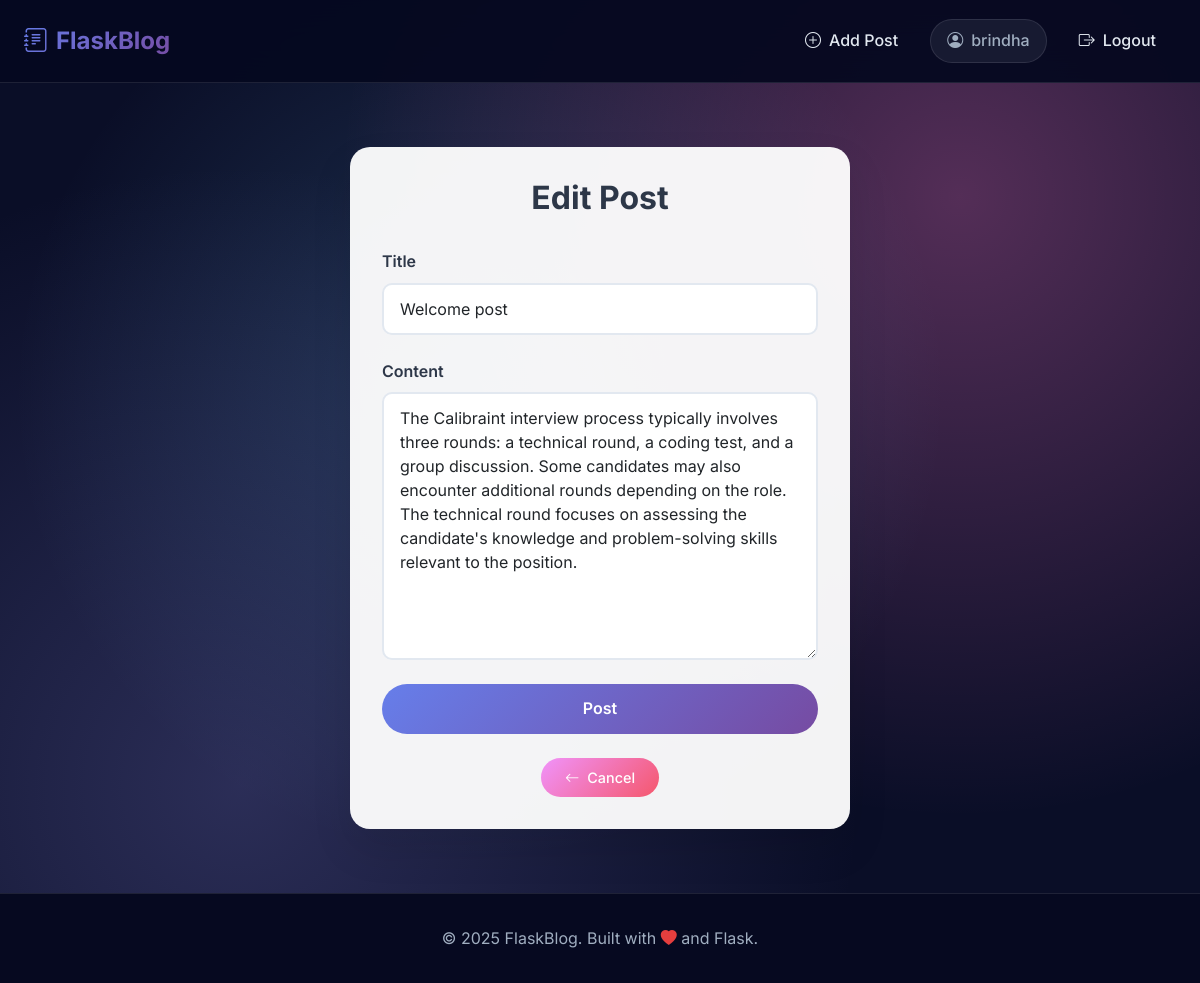
The page /edit_post/1 (signed in) on the database its author committed.
### app.py (models this page shows, shortened)
class User(db.Model):
    id = db.Column(db.Integer, primary_key=True)
    username = db.Column(db.String(80), unique=True, nullable=False)
    email = db.Column(db.String(120), unique=True, nullable=False)
    password_hash = db.Column(db.String(128), nullable=False)
    posts = db.relationship('Post', backref='author', lazy=True)

class Post(db.Model):
    id = db.Column(db.Integer, primary_key=True)
    title = db.Column(db.String(200), nullable=False)
    content = db.Column(db.Text, nullable=False)
    date_posted = db.Column(db.DateTime, default=datetime.utcnow)
    user_id = db.Column(db.Integer, db.ForeignKey('user.id'), nullable=False)

### app.py (the view)
    def decorated_function(*args, **kwargs):
        if 'user_id' not in session:
            flash('Please log in to access this page.', 'warning')
            return redirect(url_for('login'))
        return f(*args, **kwargs)

### app.py
class PostForm(FlaskForm):
    title = StringField('Title', validators=[DataRequired(), Length(max=200)])
    content = TextAreaField('Content', validators=[DataRequired()])
    submit = SubmitField('Post')

### app.py (called while the page is built)
def login_required(f):
    def decorated_function(*args, **kwargs):
        if 'user_id' not in session:
            flash('Please log in to access this page.', 'warning')
            return redirect(url_for('login'))
        return f(*args, **kwargs)
    decorated_function.__name__ = f.__name__
    return decorated_function

def get_current_user():
    if 'user_id' in session:
        return User.query.get(session['user_id'])
    return None

@app.route('/edit_post/<int:post_id>', methods=['GET', 'POST'])
@login_required
def edit_post(post_id):
    post = Post.query.get_or_404(post_id)
    if post.user_id != session['user_id']:
        flash('You can only edit your own posts.', 'error')
        return redirect(url_for('index'))
    form = PostForm()
    if form.validate_on_submit():
        post.title = form.title.data
        post.content = form.content.data
        db.session.commit()
        flash('Your post has been updated!', 'success')
        return redirect(url_for('post', post_id=post.id))
    elif request.method == 'GET':
        form.title.data = post.title
        form.content.data = post.content
    current_user = get_current_user()
    return render_template('create_post.html', form=form, current_user=current_user,
                          title='Edit Post', post=post)

@app.context_processor
def inject_current_user():
    return {'current_user': get_current_user()}

### templates/create_post.html (shortened to what this page needs)
{% extends "base.html" %}
{% block content %}
<div class="container">
  <div class="form-container">
    <h2 class="form-title">{{ title or 'Create New Post' }}</h2>
    <form method="POST">
      <div class="form-group">
        {{ form.title.label(class="form-label") }}
        {{ form.title(class="form-control" + (" is-invalid" if form.title.errors else "")) }}
      </div>
      <div class="form-group">
        {{ form.content.label(class="form-label") }}
        {{ form.content(class="form-control" + (" is-invalid" if form.content.errors else ""), rows="10", placeholder="Share your thoughts...") }}
      </div>
      <div class="form-group">
        {{ form.submit(class="btn-primary") }}
      </div>
    </form>
    <div class="text-center mt-3">
      <a href="{{ url_for('index') }}" class="btn-secondary">
        <i class="bi bi-arrow-left me-2"></i>Cancel
      </a>
    </div>
  </div>
</div>
{% endblock %}

### templates/base.html (shortened to what this page needs)
<!doctype html>
<html lang="en">
<head>
  <link href="https://cdn.jsdelivr.net/npm/bootstrap@5.3.0/dist/css/bootstrap.min.css" rel="stylesheet">
  <link href="https://cdn.jsdelivr.net/npm/bootstrap-icons@1.7.2/font/bootstrap-icons.css" rel="stylesheet">
  <link rel="stylesheet" href="{{ url_for('static', filename='css/style.css') }}">
</head>
<body>
  <nav class="navbar navbar-expand-lg navbar-dark">
    <div class="container-fluid px-4">
      <a class="navbar-brand" href="{{ url_for('index') }}">
        <i class="bi bi-journal-text me-2"></i>FlaskBlog
      </a>
      <div class="collapse navbar-collapse" id="navbarNav">
        <ul class="navbar-nav ms-auto">
          {% if current_user %}
            <li class="nav-item">
              <a class="nav-link" href="{{ url_for('create_post') }}">
                <i class="bi bi-plus-circle me-2"></i>Add Post
              </a>
            </li>
            <li class="nav-item">
              <span class="navbar-text">
                <i class="bi bi-person-circle"></i>{{ current_user.username }}
              </span>
            </li>
            <li class="nav-item">
              <a class="nav-link" href="{{ url_for('logout') }}">
                <i class="bi bi-box-arrow-right me-2"></i>Logout
              </a>
            </li>
          {% endif %}
        </ul>
      </div>
    </div>
  </nav>
  <main>
    {% block content %}{% endblock %}
  </main>
  <footer>
    <div class="container">
      <p class="mb-0">© 2025 FlaskBlog. Built with <i class="bi bi-heart-fill" style="color: #e53e3e;"></i> and Flask.</p>
    </div>
  </footer>
</body>
</html>

### static/css/style.css (style rules this page uses)
:root { --primary-gradient: linear-gradient(135deg, #667eea 0%, #764ba2 100%); --secondary-gradient: linear-gradient(135deg, #f093fb 0%, #f5576c 100%); --accent-gradient: linear-gradient(135deg, #4facfe 0%, #00f2fe 100%); --dark-bg: #0a0e27; --darker-bg: #060920; --card-bg: rgba(255, 255, 255, 0.95); --text-primary: #2d3748; --text-secondary: #718096; --border-color: rgba(255, 255, 255, 0.1); }
* { margin: 0; padding: 0; box-sizing: border-box; }
body { font-family: 'Inter', -apple-system, BlinkMacSystemFont, sans-serif; background: var(--dark-bg); background-image: radial-gradient(circle at 20% 80%, rgba(120, 119, 198, 0.3) 0%, transparent 50%), radial-gradient(circle at 80% 20%, rgba(255, 119, 198, 0.3) 0%, transparent 50%), radial-gradient(circle at 40% 40%, rgba(120, 200, 255, 0.2) 0%, transparent 50%); min-height: 100vh; display: flex; flex-direction: column; line-height: 1.6; }
main { flex: 1; padding: 0; }
.navbar { background: rgba(6, 9, 32, 0.95); backdrop-filter: blur(20px); border-bottom: 1px solid var(--border-color); padding: 1rem 0; position: sticky; top: 0; z-index: 1000; }
.navbar-brand { font-weight: 700; font-size: 1.5rem; background: var(--primary-gradient); -webkit-background-clip: text; -webkit-text-fill-color: transparent; background-clip: text; display: flex; align-items: center; text-decoration: none; }
.navbar-nav { align-items: center; }
.nav-item { margin: 0 0.25rem; }
.nav-link { color: #e2e8f0 !important; font-weight: 500; transition: all 0.3s ease; position: relative; padding: 0.75rem 1rem !important; border-radius: 8px; display: flex; align-items: center; text-decoration: none; }
.nav-link i { font-size: 1rem; }
.navbar-text { color: #a0aec0 !important; font-weight: 500; margin: 0 0.5rem; padding: 0.5rem 1rem; background: rgba(160, 174, 192, 0.1); border-radius: 25px; display: flex; align-items: center; border: 1px solid rgba(255, 255, 255, 0.1); }
.navbar-text i { margin-right: 0.5rem; }
.form-container { max-width: 500px; margin: 4rem auto; padding: 2rem; background: var(--card-bg); border-radius: 20px; box-shadow: 0 20px 40px rgba(0, 0, 0, 0.1); }
.form-title { font-size: 2rem; font-weight: 700; color: var(--text-primary); text-align: center; margin-bottom: 2rem; }
.form-group { margin-bottom: 1.5rem; }
.form-label { display: block; margin-bottom: 0.5rem; font-weight: 600; color: var(--text-primary); }
.form-control { width: 100%; padding: 0.75rem 1rem; border: 2px solid #e2e8f0; border-radius: 10px; font-size: 1rem; transition: all 0.3s ease; background: white; }
.btn-primary { background: var(--primary-gradient); border: none; padding: 0.75rem 2rem; border-radius: 50px; font-weight: 600; color: white; cursor: pointer; transition: all 0.3s ease; width: 100%; font-size: 1rem; }
.btn-secondary { background: var(--secondary-gradient); border: none; padding: 0.5rem 1.5rem; border-radius: 25px; font-weight: 500; color: white; text-decoration: none; display: inline-block; transition: all 0.3s ease; font-size: 0.9rem; }
footer { background: var(--darker-bg); color: #a0aec0; padding: 2rem 0; text-align: center; border-top: 1px solid var(--border-color); margin-top: auto; }
.form-container { animation: fadeInUp 0.6s ease-out; }

### rows shown on the page
User: username "brindha"
Post: title "Welcome post", content "The Calibraint interview process typically involves three rounds: a technical round, a coding test, and a group discussion. Some candidates may also encounter additional rounds depending on the role. The technical round focuses on assessing the candidate's knowledge and problem-solving skills relevant to the position."

### other values the page prints
{{ title or 'Create New Post' }} "Edit Post"
